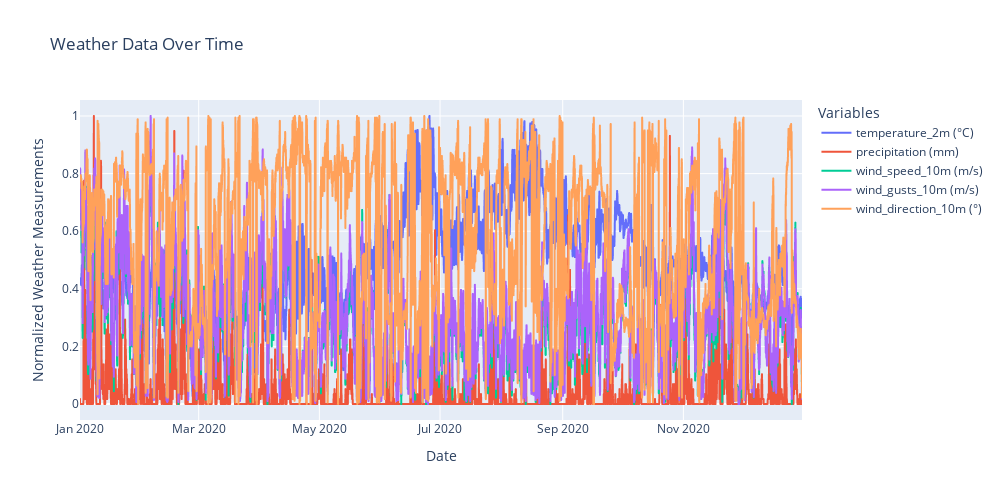

Here is the notebook cell this chart was saved with:
### Markdown cell above
### Collective Plot
- Plotting all columns together in a plot.

### Code cell
import plotly.express as px

#Normalizing the numeric dataframe as they are of different scale.
normalized_df = (numeric_cols - numeric_cols.min()) / (numeric_cols.max() - numeric_cols.min())

#Adding the time column to normalized dataframe
normalized_df['Time'] = open_meteo_df.index

#Converting from wide format to long format for Plotly Express as multiple columns are plotted
open_meteo_df_long = normalized_df.melt(id_vars='Time', var_name='Variables', value_name='Value')

#Creating the plot 
fig = px.line(open_meteo_df_long, x='Time', y='Value', color='Variables',
              title='Weather Data Over Time',
              labels={'Value': 'Normalized Weather Measurements', 'Time': 'Date'})

fig.update_layout(width=1000, height=500)
fig.show()

### Figure 1 — Plotly figure (JSON) as saved in the notebook; plotly's stock layout.template omitted (floating-point values rounded to 4 significant figures; data arrays with more than 128 entries replaced by an {"elided": "..."} marker saying what was removed)
{"data": [{"hovertemplate": "Variables=temperature_2m (°C)<br>Date=%{x}<br>Normalized Weather Measurements=%{y}<extra></extra>", "legendgroup": "temperature_2m (°C)", "line": {"color": "#636efa", "dash": "solid"}, "marker": {"symbol": "circle"}, "mode": "lines", "name": "temperature_2m (°C)", "showlegend": true, "type": "scattergl", "x": {"elided": "8760 str values"}, "xaxis": "x", "y": {"elided": "8760 float values"}, "yaxis": "y"}, {"hovertemplate": "Variables=precipitation (mm)<br>Date=%{x}<br>Normalized Weather Measurements=%{y}<extra></extra>", "legendgroup": "precipitation (mm)", "line": {"color": "#EF553B", "dash": "solid"}, "marker": {"symbol": "circle"}, "mode": "lines", "name": "precipitation (mm)", "showlegend": true, "type": "scattergl", "x": {"elided": "8760 str values"}, "xaxis": "x", "y": {"elided": "8760 float values"}, "yaxis": "y"}, {"hovertemplate": "Variables=wind_speed_10m (m/s)<br>Date=%{x}<br>Normalized Weather Measurements=%{y}<extra></extra>", "legendgroup": "wind_speed_10m (m/s)", "line": {"color": "#00cc96", "dash": "solid"}, "marker": {"symbol": "circle"}, "mode": "lines", "name": "wind_speed_10m (m/s)", "showlegend": true, "type": "scattergl", "x": {"elided": "8760 str values"}, "xaxis": "x", "y": {"elided": "8760 float values"}, "yaxis": "y"}, {"hovertemplate": "Variables=wind_gusts_10m (m/s)<br>Date=%{x}<br>Normalized Weather Measurements=%{y}<extra></extra>", "legendgroup": "wind_gusts_10m (m/s)", "line": {"color": "#ab63fa", "dash": "solid"}, "marker": {"symbol": "circle"}, "mode": "lines", "name": "wind_gusts_10m (m/s)", "showlegend": true, "type": "scattergl", "x": {"elided": "8760 str values"}, "xaxis": "x", "y": {"elided": "8760 float values"}, "yaxis": "y"}, {"hovertemplate": "Variables=wind_direction_10m (°)<br>Date=%{x}<br>Normalized Weather Measurements=%{y}<extra></extra>", "legendgroup": "wind_direction_10m (°)", "line": {"color": "#FFA15A", "dash": "solid"}, "marker": {"symbol": "circle"}, "mode": "lines", "name": "wind_direction_10m (°)", "showlegend": true, "type": "scattergl", "x": {"elided": "8760 str values"}, "xaxis": "x", "y": {"elided": "8760 float values"}, "yaxis": "y"}], "layout": {"height": 500, "legend": {"title": {"text": "Variables"}, "tracegroupgap": 0}, "title": {"text": "Weather Data Over Time"}, "width": 1000, "xaxis": {"anchor": "y", "domain": [0, 1], "title": {"text": "Date"}}, "yaxis": {"anchor": "x", "domain": [0, 1], "title": {"text": "Normalized Weather Measurements"}}}}
